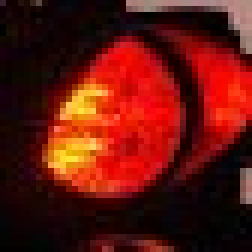
#> input picture dataset_2/full/1.jpeg, 42 x 42 px (shown 6 times larger); its folder holds only this picture in this run
$ jupyter execute preprocess.ipynb
#> lines starting #> are read from the running program, lines starting #| are printed output that depends on the picture
[cell 1]
import cv2
import os
import numpy as np

f = '../dataset_2'
x={}
folder=os.listdir(f)
for filename in folder:
    i=0
    full_path = os.path.join(f, filename)
    y=[]
    if os.path.isdir(full_path):
        for fg in os.listdir(full_path):
            im = os.path.join(full_path, fg)
            if im.endswith(".jpg") or im.endswith(".jpeg"):
                imgs=cv2.imread(im,cv2.IMREAD_COLOR)
#> imgs is the input picture: shape (42, 42, 3); mean B, G, R 13.5, 22, 97.1
                new=cv2.resize(imgs,(299,299))
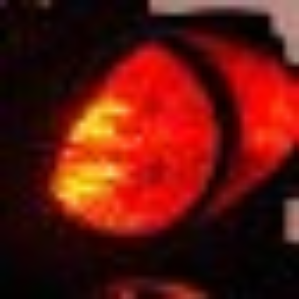
#> new: shape (299, 299, 3); mean B, G, R 13.4, 21.9, 97
                y.append([new])
        x[filename]=y
#> pass 2 of the loop `for filename in folder:`:
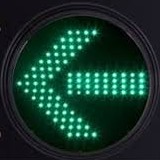
#> input picture dataset_2/left/100.jpeg, 160 x 160 px
#> imgs is the input picture: shape (160, 160, 3); mean B, G, R 44.1, 54.3, 22.1
#> `new=cv2.resize(imgs,(299,299))`:
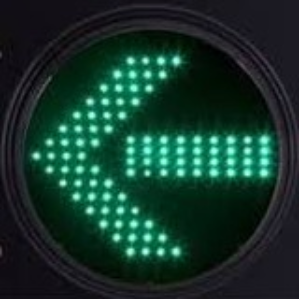
#> new: shape (299, 299, 3); mean B, G, R 44, 54.2, 22
print(len(x))
#| 2
print(np.shape(x['full']))
#| (1, 1, 299, 299, 3)

[cell 2]
# label -> (left,right,straight,full,u)
data=[]
for (name, y) in x.items():
    if name == 'left':
        label = 0
    elif name == 'right':
        label = 1
    elif name == 'straight':
        label = 2
    elif name == 'full':
        label = 3
    else:
        label = 4
    for a in y:
        data.append([a,label])
#> this loop made 2 passes
#> (name, label) on passes 1 to 2: ('full', 3), ('left', 0)
#> after the loop, data = 2 items
print(len(data))
#| 2

[cell 3]
import random
random.shuffle(data)

[cell 4]
x=[]
y=[]
for a in data:
    x.append(a[0])
    y.append(a[1])
#> this loop made 2 passes
#> after the loop, x = 2 items; y = [3, 0]
print(x)
#> (printed output is left out)
print(np.shape(x))
#| (2, 1, 299, 299, 3)
print(y)
#| [3, 0]
print(np.shape(y))
#| (2,)
